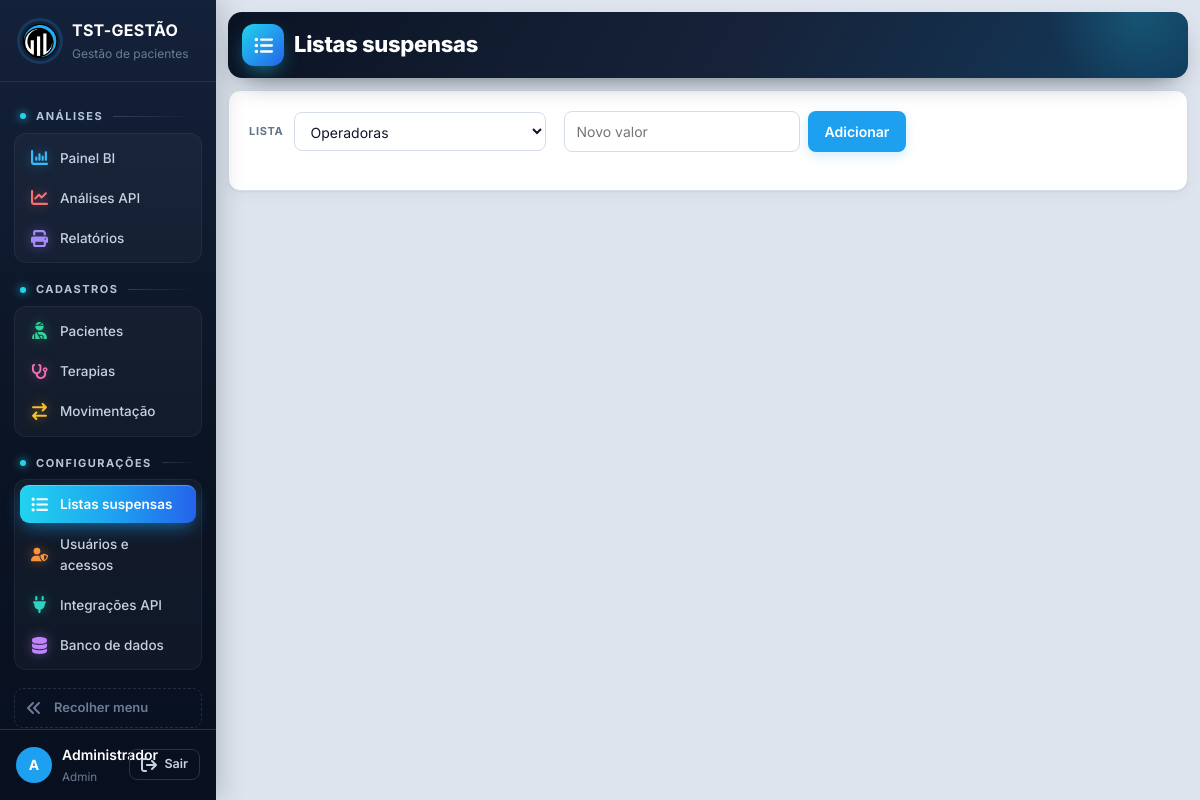
Screenshot of /listas (signed in) with the database file from the repository.
### tables this page shows
CREATE TABLE usuarios (
    id INTEGER PRIMARY KEY AUTOINCREMENT,
    usuario TEXT NOT NULL UNIQUE COLLATE NOCASE,
    nome TEXT NOT NULL,
    senha_hash TEXT NOT NULL,
    nivel TEXT NOT NULL DEFAULT 'consulta',
    ativo INTEGER NOT NULL DEFAULT 1,
    trocar_senha INTEGER NOT NULL DEFAULT 0
);

### tst_gestao/app.py (the view)
    @app.route("/listas")
    @exige("gestor")
    def listas():
        return render_template("listas.html", ativa="listas", listas=LISTAS)

### tst_gestao/banco.py (called while the page is built, shortened)
def cfg_padrao() -> dict:
    return {"motor": "sqlite"}

def ler_config() -> dict:
    env = os.environ.get("TST_DB_MOTOR")
    if env == "sqlite":
        return cfg_padrao()
    try:
        mtime = CONFIG_PATH.stat().st_mtime_ns
    except OSError:
        return cfg_padrao()

def abrir(cfg: dict | None = None, *, banco_mestre: bool = False) -> Conexao:
    cfg = cfg or ler_config()
    motor = cfg.get("motor", "sqlite")
    if motor == "sqlite":
        arquivo = Path(cfg.get("arquivo") or DB_PATH)
        arquivo.parent.mkdir(parents=True, exist_ok=True)
        raw = sqlite3.connect(arquivo, timeout=15)
        raw.row_factory = sqlite3.Row
        raw.execute("PRAGMA foreign_keys = ON")
        return Conexao(raw, "sqlite")

def conectar() -> Conexao:
    return abrir(ler_config())

    def execute(self, sql: str, params=()):
        if self.motor == "sqlite":
            return self.raw.execute(sql, params)
        return Cursor(self).executar(sql, params)

    def commit(self):
        self.raw.commit()

    def close(self):
        try:
            self.raw.close()
        except Exception:
            pass

    def __enter__(self):
        return self

    def __exit__(self, tipo, valor, tb):
        try:
            self.rollback() if tipo else self.commit()
        finally:
            self.close()
        return False

### tst_gestao/db.py (called while the page is built)
def connect() -> Conexao:
    return conectar()

### tst_gestao/templates/listas.html (shortened to what this page needs)
{% extends "base.html" %}
{% block cabecalho %}Listas suspensas{% endblock %}
{% block conteudo %}
<div class="card">
  <div class="row"><label class="inline">Lista<select id="lista">{% for k, v in listas.items() %}<option value="{{ k }}">{{ v }}</option>{% endfor %}</select></label>
  <form id="f-add" class="inline-form"><input id="novo" placeholder="Novo valor" required><button class="btn primary" type="submit">Adicionar</button></form></div>
</div>
{% endblock %}

### tst_gestao/templates/base.html (shortened to what this page needs)
<!doctype html>
<html lang="pt-BR">
<head>
<link rel="stylesheet" href="{{ url_for('static', filename='app.css') }}">
</head>
<body>
{% set COR_IC = {'evolucao': '#f87171', 'bi': '#38bdf8', 'relatorios': '#a78bfa', 'pacientes': '#34d399', 'terapias': '#f472b6', 'movimentacao': '#fbbf24', 'listas': '#60a5fa', 'usuarios': '#fb923c', 'integracoes': '#2dd4bf', 'banco': '#c084fc'} %}
{% macro item(rota, chave, icone, texto) %}<a href="{{ rota }}" class="{{ 'on' if ativa == chave }}" data-tip="{{ texto }}" style="--ic:{{ COR_IC.get(icone, '#94a3b8') }}"><svg class="ic"><use href="#i-{{ icone }}"/></svg><span class="tx">{{ texto }}</span></a>{% endmacro %}
{% set grupo = {'dashboard': 'Análises', 'analises': 'Análises', 'relatorios': 'Análises', 'pacientes': 'Cadastros', 'terapias': 'Cadastros', 'movimentacao': 'Cadastros',
  'listas': 'Configurações', 'usuarios': 'Configurações', 'integracoes': 'Configurações', 'banco': 'Configurações', 'perfil': 'Minha conta'} %}
<aside class="sidebar">
  <div class="brand"><img src="{{ url_for('static', filename='logo.png') }}" alt="TST"><div class="tx"><strong>TST-GESTÃO</strong><small>Gestão de pacientes</small></div></div>
  <nav>
    <span class="nav-sec">Análises</span>
    <div class="nav-grupo">
    {{ item(url_for('index'), 'dashboard', 'bi', 'Painel BI') }}
    {{ item(url_for('analises'), 'analises', 'evolucao', 'Análises API') }}
    {{ item(url_for('relatorios'), 'relatorios', 'relatorios', 'Relatórios') }}
    </div>
    <span class="nav-sec">Cadastros</span>
    <div class="nav-grupo">
    {{ item(url_for('cadastro', ent='pacientes'), 'pacientes', 'pacientes', 'Pacientes') }}
    {{ item(url_for('cadastro', ent='terapias'), 'terapias', 'terapias', 'Terapias') }}
    {{ item(url_for('cadastro', ent='movimentacao'), 'movimentacao', 'movimentacao', 'Movimentação') }}
    </div>
    {% if nivel >= 3 %}<span class="nav-sec">Configurações</span>
    <div class="nav-grupo">
    {{ item(url_for('listas'), 'listas', 'listas', 'Listas suspensas') }}
    {% if nivel >= 4 %}{{ item(url_for('usuarios'), 'usuarios', 'usuarios', 'Usuários e acessos') }}
    {{ item(url_for('integracoes'), 'integracoes', 'integracoes', 'Integrações API') }}
    {{ item(url_for('pagina_banco'), 'banco', 'banco', 'Banco de dados') }}{% endif %}
    </div>{% endif %}
    <button type="button" class="recolher" id="btn-recolher" data-tip="Expandir menu"><svg class="ic"><use href="#i-recolher"/></svg><span class="tx">Recolher menu</span></button>
  </nav>
  <div class="userbox">
    <a href="{{ url_for('perfil') }}" class="{{ 'on' if ativa == 'perfil' }}" title="Meu perfil"><span class="avatar">{{ usuario['nome'][:1]|upper }}</span><span class="tx"><b>{{ usuario['nome'] }}</b><small>{{ usuario['nivel']|capitalize }}</small></span></a>
    <form method="post" action="{{ url_for('logout') }}"><input type="hidden" name="csrf_token" value="{{ csrf_token }}"><button class="btn ghost sm" type="submit" title="Sair do sistema"><svg class="ic"><use href="#i-sair"/></svg><span class="tx">Sair</span></button></form>
  </div>
</aside>
<main class="content">
  {% set ic_pag = {'dashboard': 'bi', 'analises': 'evolucao', 'perfil': 'perfil'}.get(ativa, ativa) %}
  {% block topo %}<header class="bi-topo topo-pag"><div class="bt-tit"><i class="bt-ic"><svg class="ic"><use href="#i-{{ ic_pag or 'bi' }}"/></svg></i><h1>{% block cabecalho %}{% endblock %}</h1></div></header>{% endblock %}
  {% block conteudo %}{% endblock %}
</main>
</body>
</html>

### rows the page displays
usuarios: nome "A", nome "Administrador", nivel "Admin"

### other values shown
{{ texto }} "Painel BI Análises API Relatórios Pacientes Terapias Movimentação Listas suspensas Usuários e acessos Integrações API Banco de dados"
form field value "Operadoras"
